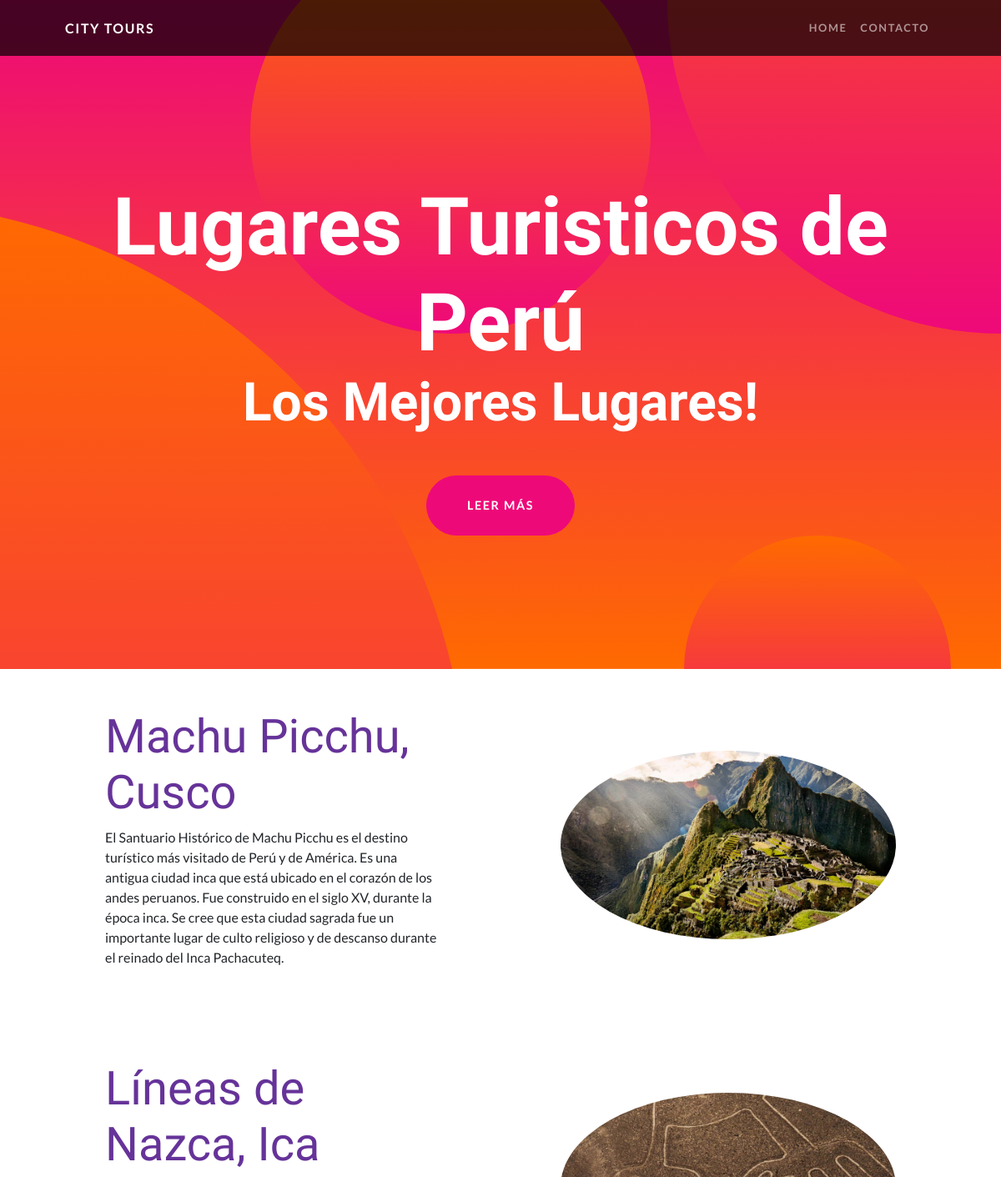
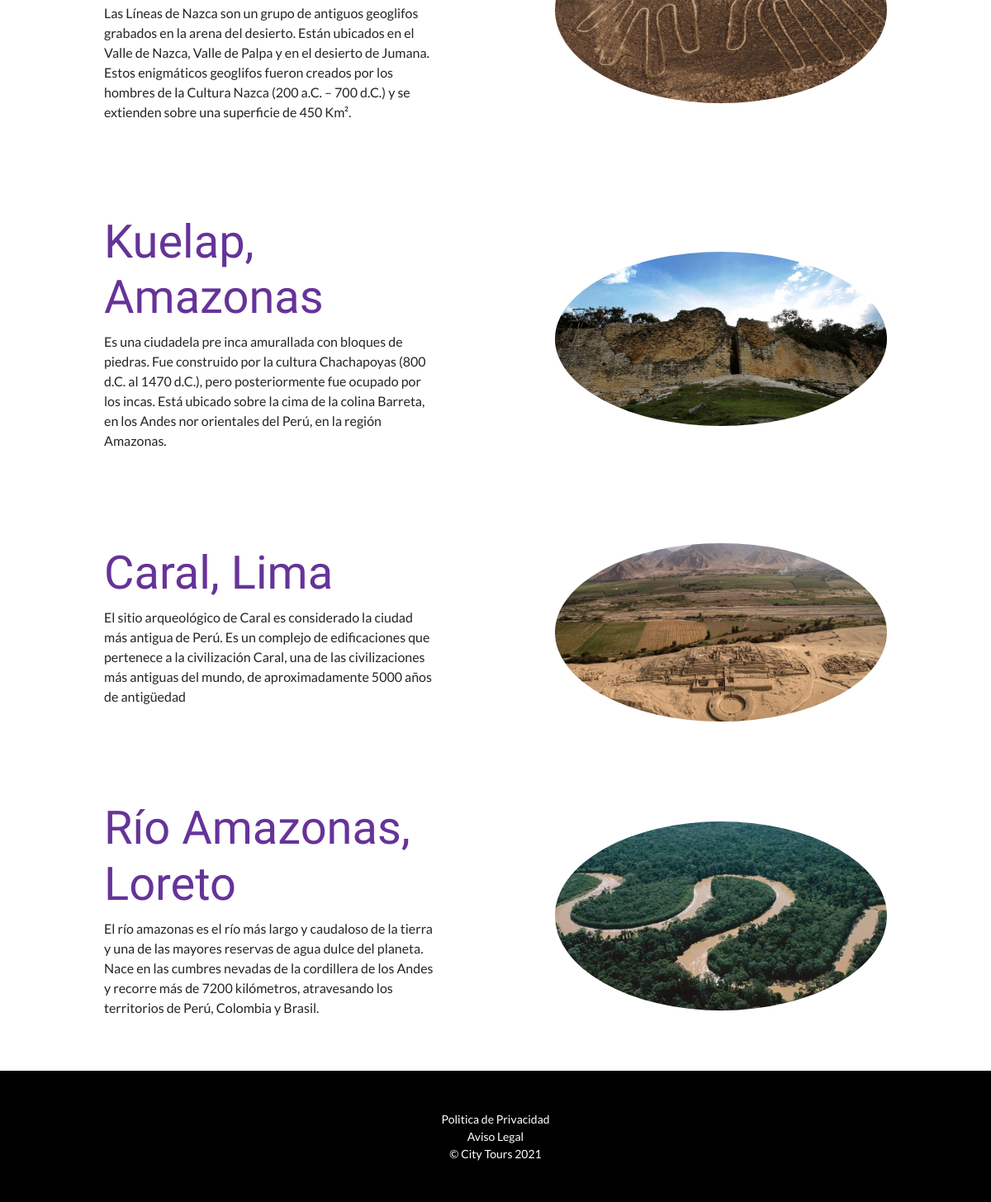
The page / on the database its author committed (2 pictures, top to bottom).
### ProyectoApp/models.py (models this page shows, shortened)
class Turismo(models.Model):
    codigo= models.CharField(primary_key=True, max_length=6)
    titulo = models.CharField(max_length=100)
    contenido = models.CharField(max_length=900)
    imagen = models.ImageField(upload_to='servicios')
    created = models.DateTimeField(auto_now_add=True)
    updated = models.DateTimeField(auto_now=True)
    class Meta:
        verbose_name = 'Turismo'
        verbose_name_plural = 'Turismos'

### ProyectoApp/views.py (the view)
# urls.py: 2. Add a URL to urlpatterns:  path('', views.home, name='home')
def home(request):
    turismo= Turismo.objects.all()
    return render(request, 'ProyectoWeb/home.html',{"turismos":turismo})

### ProyectoApp/templates/ProyectoWeb/home.html (shortened to what this page needs)
{% extends "ProyectoWeb/base.html" %}
{% block body %}
    {% for turis in turismos %}
    <section id="scroll">
        <div class="container px-5">
            <div class="row gx-5 align-items-center">
                <div class="col-lg-6 order-lg-2">
                    <div class="p-5"><img class="img-fluid rounded-circle" style="height:200," style="width:200" src="{{turis.imagen.url}}" alt="..." /></div>
                </div>
                <div class="col-lg-6 order-lg-1">
                    <div class="p-5">
                        <h2 class="display-4 " style="color:rebeccapurple">{{turis.titulo}}</h2>
                        <p >{{turis.contenido}}</p>
                    </div>
                </div>
            </div>
        </div>
    </section>
    {%endfor%}
{% endblock %}

### ProyectoApp/templates/ProyectoWeb/base.html (shortened to what this page needs)
{% load static %}
<html lang="en">
<head>
    {% load static %}
    <link href="https://cdn.jsdelivr.net/npm/bootstrap@5.1.1/dist/css/bootstrap.min.css" rel="stylesheet">
    <link href='{% static "css/Tours.css" %}' rel="stylesheet">
</head>
<body id="page-top">
  <nav class="navbar navbar-expand-lg navbar-dark navbar-custom fixed-top">
      <div class="container px-5">
          <a class="navbar-brand" href="{% url 'Home' %}">City Tours</a>
          <div class="collapse navbar-collapse" id="navbarResponsive">
              <ul class="navbar-nav ms-auto">
                  <li class="nav-item {% if request.path == '/' %}active{% endif %}"><a class="nav-link" href=" {% url 'Home' %}">Home</a></li>
                  <li class="nav-item {% if request.path == '/contacto/' %}active{% endif %}"><a class="nav-link" href="{% url 'Contacto' %}">Contacto</a></li>
              </ul>
          </div>
      </div>
  </nav>
  <header class="masthead text-center text-white">
      <div class="masthead-content">
          <div class="container px-5">
              <h1 class="masthead-heading mb-0">Lugares Turisticos de Perú</h1>
              <h2 class="masthead-subheading mb-0">Los Mejores Lugares!</h2>
              <a class="btn btn-primary btn-xl rounded-pill mt-5" href=" {% url 'Home' %}">Leer Más</a>
          </div>
      </div>
      <div class="bg-circle-1 bg-circle"></div>
      <div class="bg-circle-2 bg-circle"></div>
      <div class="bg-circle-3 bg-circle"></div>
      <div class="bg-circle-4 bg-circle"></div>
  </header>
        {% block body %}
        {% endblock %}
    <footer class="py-5 bg-black">
      <div class="container px-5"><p class="m-0 text-center text-white small">  Politica de Privacidad</p></div>
      <div class="container px-5"><p class="m-0 text-center text-white small"> Aviso Legal</p></div>
      <div class="container px-5"><p class="m-0 text-center text-white small"> &copy; City Tours 2021</p></div>
    </footer>
</body>
</html>

### rows shown on the page
Turismo: imagen (picture), titulo "Machu Picchu, Cusco", contenido "El Santuario Histórico de Machu Picchu es el destino turístico más visitado de Perú y de América. Es una antigua ciudad inca que está ubicado en el corazón de los andes peruanos. Fue construido en el siglo XV, durante la época inca. Se cree que esta ciudad sagrada fue un importante lugar de culto religioso y de descanso durante el reinado del Inca Pachacuteq."
Turismo: imagen (picture), titulo "Líneas de Nazca, Ica", contenido "Las Líneas de Nazca son un grupo de antiguos geoglifos grabados en la arena del desierto. Están ubicados en el Valle de Nazca, Valle de Palpa y en el desierto de Jumana. Estos enigmáticos geoglifos fueron creados por los hombres de la Cultura Nazca (200 a.C. – 700 d.C.) y se extienden sobre una superficie de 450 Km²."
Turismo: imagen (picture), titulo "Kuelap, Amazonas", contenido "Es una ciudadela pre inca amurallada con bloques de piedras. Fue construido por la cultura Chachapoyas (800 d.C. al 1470 d.C.), pero posteriormente fue ocupado por los incas. Está ubicado sobre la cima de la colina Barreta, en los Andes nor orientales del Perú, en la región Amazonas."
Turismo: imagen (picture), titulo "Caral, Lima", contenido "El sitio arqueológico de Caral es considerado la ciudad más antigua de Perú. Es un complejo de edificaciones que pertenece a la civilización Caral, una de las civilizaciones más antiguas del mundo, de aproximadamente 5000 años de antigüedad"
Turismo: imagen (picture), titulo "Río Amazonas, Loreto", contenido "El río amazonas es el río más largo y caudaloso de la tierra y una de las mayores reservas de agua dulce del planeta. Nace en las cumbres nevadas de la cordillera de los Andes y recorre más de 7200 kilómetros, atravesando los territorios de Perú, Colombia y Brasil."
